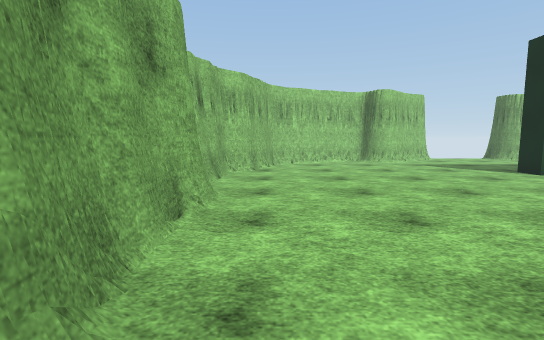
view 1 (above)

18 first-person views from a walk through a Unity game level. The camera is 1.3 m above the floor, tilts 6° down and sees 85° across. The floor is counted in squares, 1 m on a side. Each view is taken from the middle of a square. On the plan, view 1 faces up. The plan holds only what a view shows up to about 14 squares ahead; the rest is blank. The player is left out. Surface patterns are stand-ins for the level's own textures.

view 2
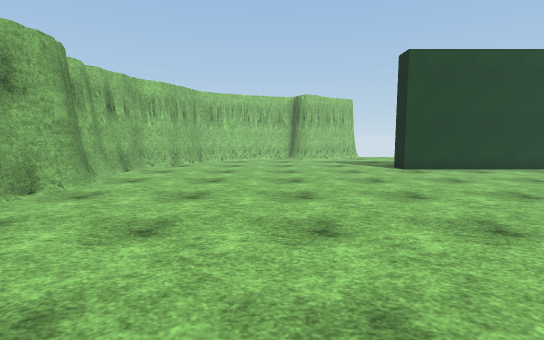

view 3
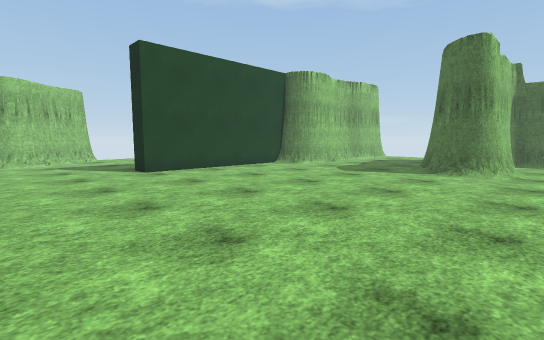

view 4
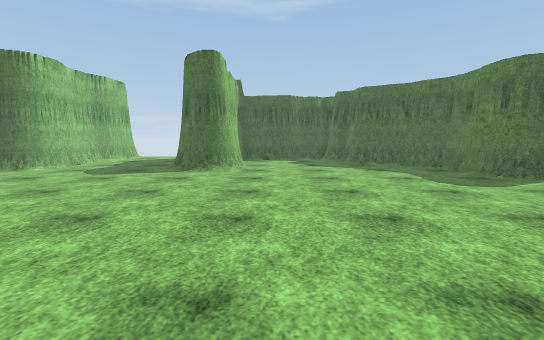

view 5
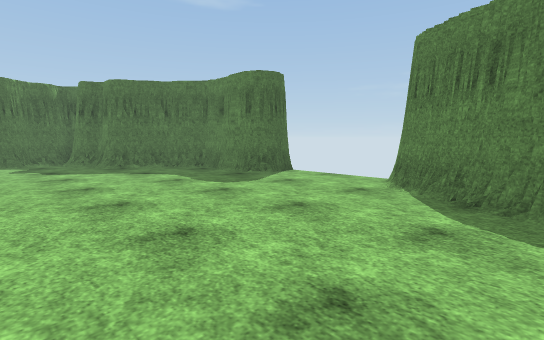

view 6
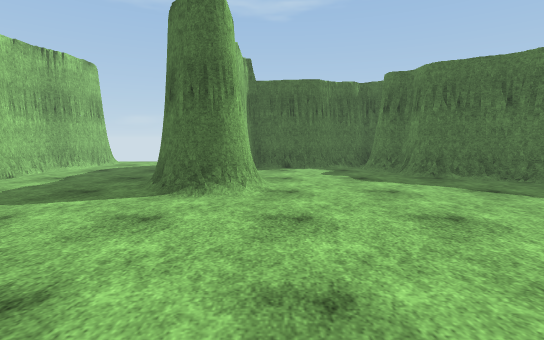

view 7
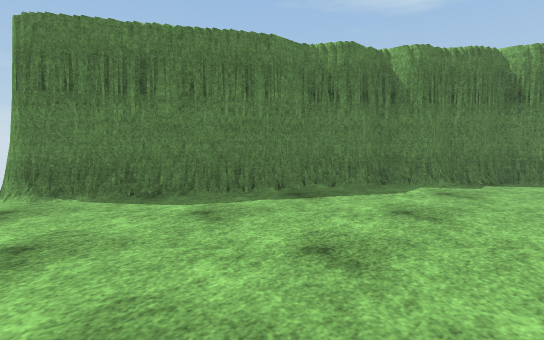

view 8
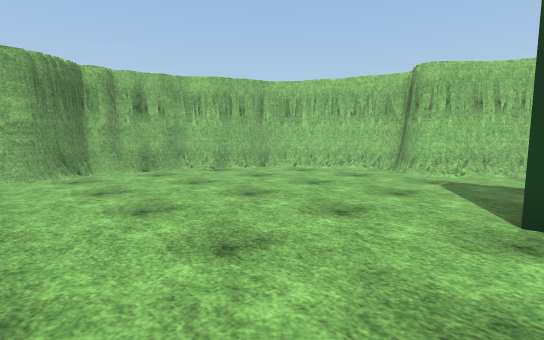

view 9
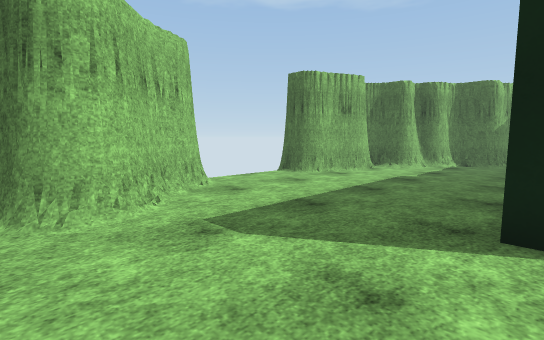

view 10
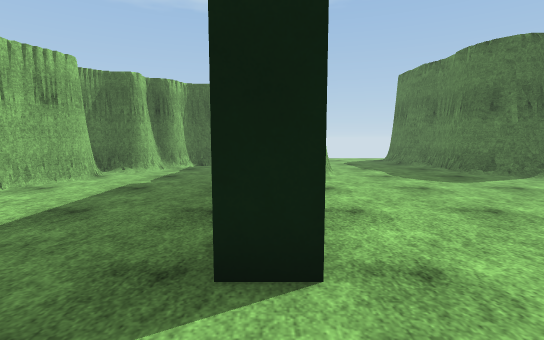

view 11
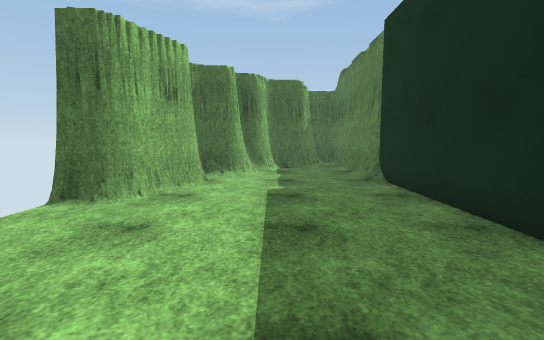

view 12
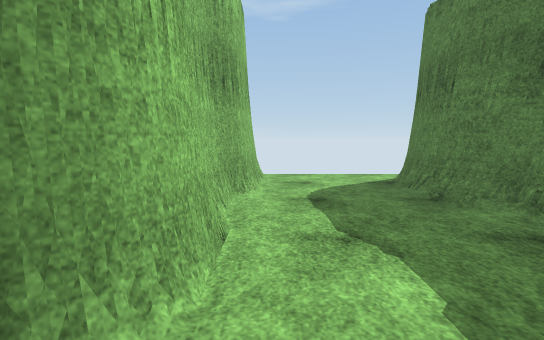

view 13
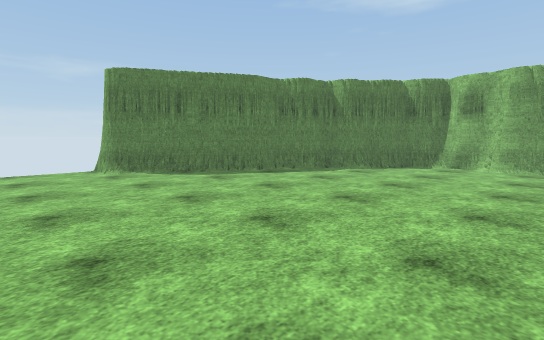

view 14
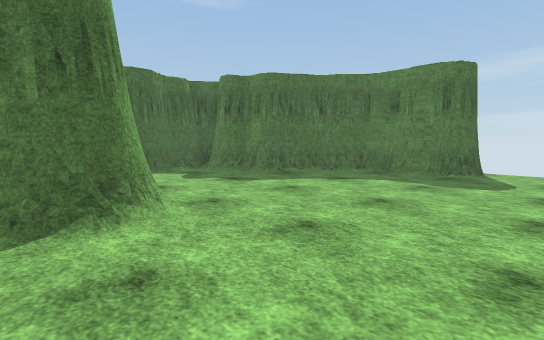

view 15
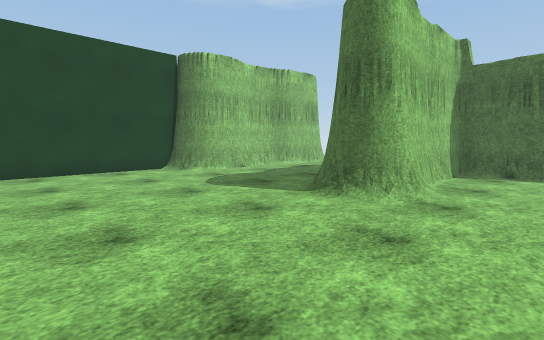

view 16
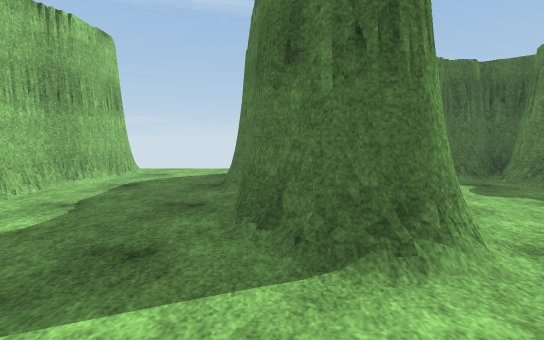

view 17
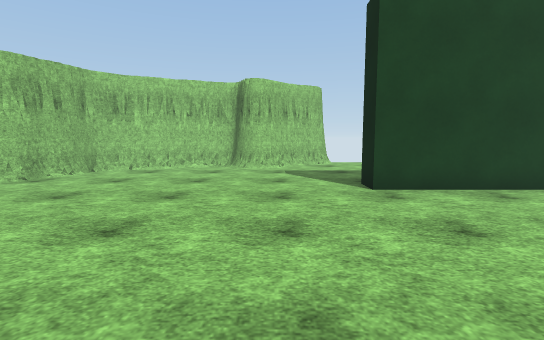

view 18
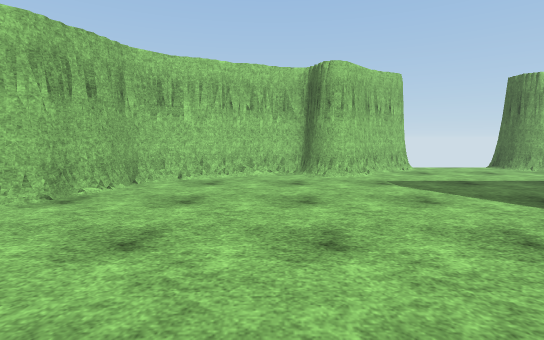

### Floor plan
Key: @ floor where view 1 was taken; # wall or solid block; . floor; = window, fence, low wall or low ledge.
Columns run from 2 left of view 1 to 26 right of it. Each row starts with its distance up from view 1.
 20                 #
 19            ##...##
 18           ##.....#####
 17     #######..........#
 16   ###................###
 15   #....................##
 14  ##....................=#
 13  #......................#
 12 ##..................#####
 11 #...........##########
 10 #..................###
  9 #...................#########
  8 #..........................=.
  7 #............................
  6 #............................
  5 #............................
  4 #.......................####.
  3 #...................#####
  2 #..................###
  1 #..................########
  0 #.@.......................#
 -1 #.........................#
 -2 ##........................#
 -3  ##.......................#
 -4   ##.....................##
 -5    ###.................####
 -6      ##...............##
 -7       ###.............#
 -8         ###..........##
 -9           ##.....#####
-10            #.....#
-11                  #

Where each view was taken, in squares from view 1:
view 1: 0 up, 0 right, facing up
view 2: 2 down, 4 right, facing up
view 3: 1 down, 5 right, facing up-right
view 4: 1 down, 5 right, facing right
view 5: 1 down, 6 right, facing down-right
view 6: 0 up, 10 right, facing right
view 7: 1 down, 10 right, facing down-left
view 8: 5 up, 10 right, facing up-left
view 9: 11 up, 5 right, facing up-right
view 10: 11 up, 7 right, facing right
view 11: 15 up, 8 right, facing right
view 12: 8 up, 16 right, facing right
view 13: 3 up, 13 right, facing down-left
view 14: 3 up, 12 right, facing down-right
view 15: 2 down, 11 right, facing up-right
view 16: 3 up, 14 right, facing right
view 17: 3 up, 7 right, facing up
view 18: 6 up, 4 right, facing up
